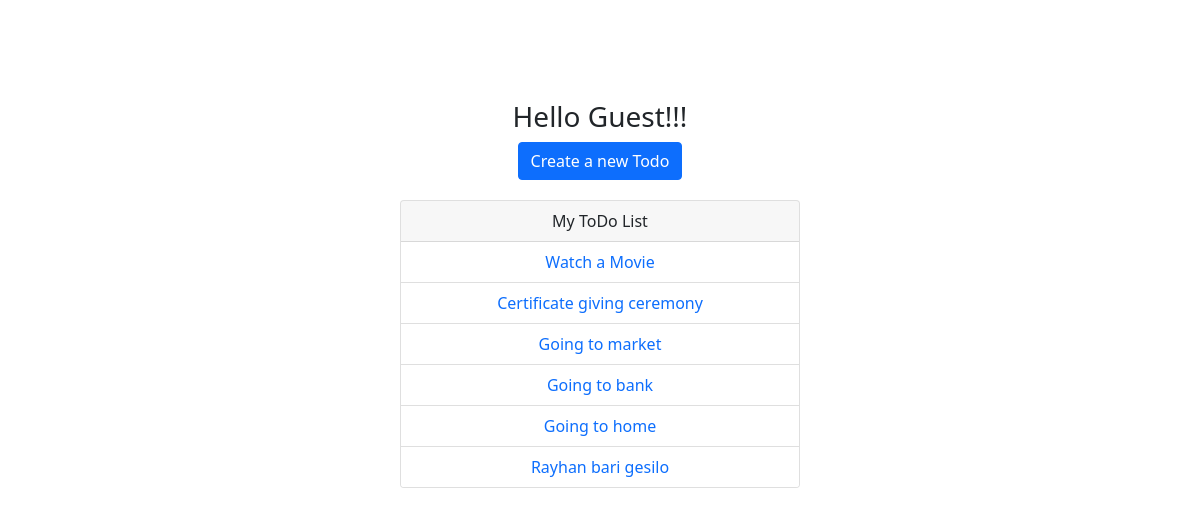
Before: / with the older database file.
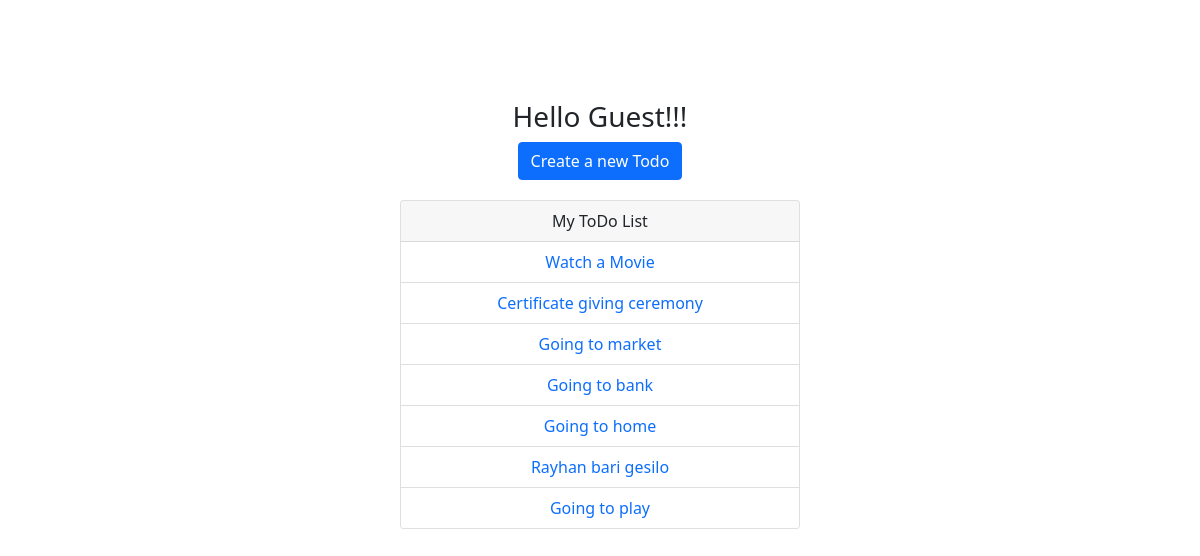
After: the same page with the newer database file.
### todo/models.py (models this page shows)
class Todo(models.Model):
    name     =  models.CharField(max_length = 100)
    due_date =  models.DateField()
    def __str__(self):
        return self.name

### todo/views.py (the view)
# urls.py: path('', todo_list, name='todo_list'),
def todo_list(request):
    todos = Todo.objects.all()
    print(todos)
    context = {
        "todo_list": todos
    }
    return render(request,"todo/todo_list.html", context)

### todo/templates/todo/todo_list.html (shortened to what this page needs)
{% extends "base.html" %}
{% block content %}
    <div class="Heading">
        <h3>
            {% if request.user.is_authenticated %}
            Hello {{request.user.username}}
            {% else %}
            Hello Guest!!!
            {% endif %}
        </h3>
        <a href="/create" class="btn btn-primary">Create a new Todo</a>
        <div class="card" style="width: 25rem;">
            <div class="card-header">
                My ToDo List
            </div>
            <ul class="list-group list-group-flush">
                {% for todo in todo_list %}
                <li class="list-group-item">
                    <a href="/{{ todo.id }}">{{ todo.name }}</a>
                </li>
                {% endfor %}
            </ul>
        </div>
    </div>
{% endblock %}

Changed rows visible on the page:
added Todo: name "Going to play"
